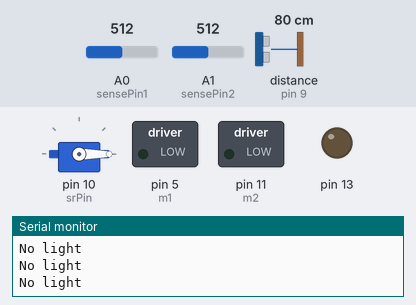
A sketch run on a simulated Arduino Uno, built with avr-gcc and run on an emulated ATmega328P. Parts: servo, switched loads named in the sketch (green lamp = pin HIGH), output pins drawn as LEDs (lit = HIGH), the last lines printed to the serial monitor. Inputs (shaded band) come from the test bench; at power-on: A0 (sensePin1) = 512, A1 (sensePin2) = 512, distance to the obstacle (sensor on pin 9) 80 cm. The echo pulse lasts 58.3 µs per cm.

Above: at 1.4 s.
1.5 s: A0 (sensePin1) set to 536
3.1 s: A0 (sensePin1) set to 562
At 4.1 s:
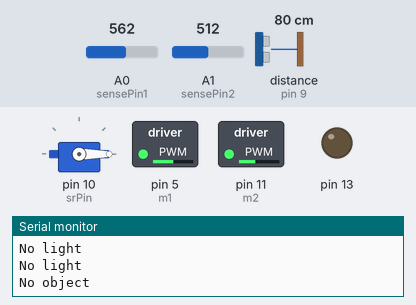
6.3 s: A1 (sensePin2) set to 716
At 7.1 s:
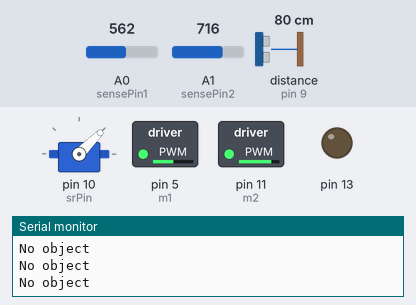
9.5 s: distance to the obstacle (sensor on pin 9) set to 17 cm
11.2 s: distance to the obstacle (sensor on pin 9) set to 14 cm
At 12.5 s:
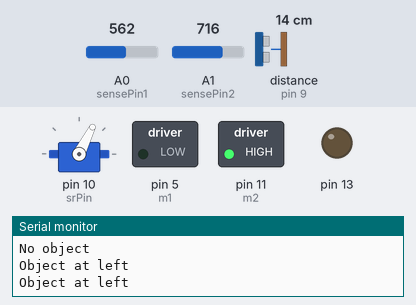
13.1 s: distance to the obstacle (sensor on pin 9) set to 18 cm
At 14.1 s:
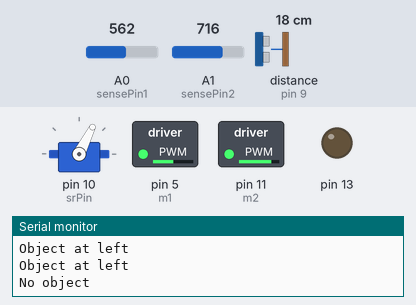
Timing chart, 0 to 17.3 s (numbered marks = the images above; inputs shaded):
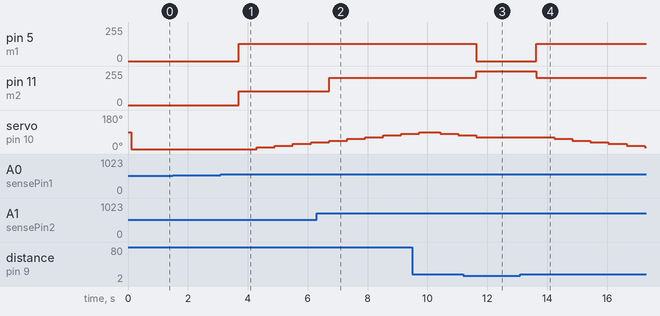

The sketch:

sketch_mar30a.ino
```cpp
#include<Servo.h>
#include<NewPing.h>
//light sensor pins
int sensePin1=0;
int sensePin2=1;
//servo pin
int srPin=10;
//motor pins
int m1=5;
int m2=11;
int i=0;//servo angle control

int val1=0;
int val2=0;
int mspeed1=0;
int mspeed2=0;
NewPing sonar(3,9,15);//(trigPin,echoPin,maxDistInCm)
Servo servo;
//Servo wire facing towards robot and is facing its left
//ultrasonic sensor facing away from robot
void setup() {
  // put your setup code here, to run once:
  pinMode(m1,OUTPUT);
  pinMode(m2,OUTPUT);
  Serial.begin(9600);
  servo.attach(srPin);//connecting servo with object

  pinMode(13,OUTPUT);
  digitalWrite(13,LOW);
}
void loop() {

    val1=analogRead(sensePin1);//value of sensor 1
    delay(50);//giving time to analog reders

    val2=analogRead(sensePin2);//sensor value 2
    delay(50);
    //constraining values
    val1=constrain(val1,320,820);
    val2=constrain(val2,320,820);
    mspeed1=map(val1,300,820,0,255);
    mspeed2=map(val2,300,820,0,255);
    servo.write(i);

    if(mspeed1>120||mspeed2>120)
    {
    int cond=sonar.ping_cm();//object condition
    int prnt=map(i,0,90,0,300);//to print

    while(cond!=0)//when object
    {
      int ang=i;
      if(ang>45)
      {
        digitalWrite(m2,HIGH);
        digitalWrite(m1,LOW);
      }
      else
      {
        digitalWrite(m2,LOW);
         digitalWrite(m1,HIGH);
      }
      cond=sonar.ping_cm();//updating condition of object
      //Serial.println(prnt);//object angle out of 300

      if(i>45)
      {
        Serial.println("Object at left");
      }
      else if(i==45)
      {
        Serial.println("Object at front");
      }
      else
      {
        Serial.println("Object at right");
      }

      delay(500);
    }
    //No object
    Serial.println("No object");
    analogWrite(m1,mspeed1);
    analogWrite(m2,mspeed2);
    if(i==90)
    rev();
    delay(500);//very very important delay!
    i+=9;
    }
    else//no light
    {
     Serial.println("No light");
     delay(500);//very very important delay!
     digitalWrite(m1,LOW);
     digitalWrite(m2,LOW);
    }
}
void rev()
{
  while(i>=0)
  {
    val1=analogRead(sensePin1);//value of sensor 1
    delay(50);//giving time to analog reders

    val2=analogRead(sensePin2);//sensor value 2
    delay(50);
    //constraining values
    val1=constrain(val1,320,820);
    val2=constrain(val2,320,820);
    mspeed1=map(val1,300,820,0,255);
    mspeed2=map(val2,300,820,0,255);
    servo.write(i);

    if(mspeed1>120||mspeed2>120)
    {
      int cond=sonar.ping_cm();
      int prnt=map(i,0,90,0,300);

     while(cond!=0)//when object
     {
      int ang=i;
      if(ang>45)
      {
        digitalWrite(m2,HIGH);
        digitalWrite(m1,LOW);
      }
      else
      {
        digitalWrite(m2,LOW);
         digitalWrite(m1,HIGH);
      }
      cond=sonar.ping_cm();//updating object condition
     //Serial.println(prnt);//object angle out of 300
     if(i>45)
      {
        Serial.println("Object at left");
      }
      else if(i==45)
      {
        Serial.println("Object at front");
      }
      else
      {
        Serial.println("Object at right");
      }

      delay(500);
    }
    //no object
    Serial.println("No object");
    analogWrite(m1,mspeed1);
    analogWrite(m2,mspeed2);
    delay(500);//very very important delay!
    //servo will only update its angle if there is light
    i-=9;
    }
    else//no light
    {
     Serial.println("No light");
     delay(500);//very very important delay!
     digitalWrite(m1,LOW);
     digitalWrite(m2,LOW);
    }
  }

  return;
}
```

Measured:
- the behaviour switches between 546 and 547 on A0 (sensePin1) (found by bisection; images 0 and 1)
- the behaviour switches between 16 and 15 cm on distance to the obstacle (sensor on pin 9) (found by bisection; images 2 and 3)
- after the input at 3.1 s, pin 5 (m1): 0/255 → 128/255 after 0.61 s; pin 11 (m2): 0/255 → 103/255 after 0.61 s; servo on pin 10 (srPin): 0° → 9° after 1.2 s, → 18° 0.60 s later, → 27° 0.60 s later, → 36° 0.60 s later
- after the input at 6.3 s, pin 11 (m2): 103/255 → 204/255 after 0.42 s
- after the input at 11.2 s, pin 5 (m1): 128/255 → 0/255 after 0.43 s; pin 11 (m2): 204/255 → 255/255 after 0.43 s; servo on pin 10 (srPin): goes on until 11.6 s, then stays 63°
- after the input at 13.1 s, pin 5 (m1): 0/255 → 128/255 after 0.54 s; pin 11 (m2): 255/255 → 204/255 after 0.54 s; servo on pin 10 (srPin): moves from 63° to 9° over 3.0 s, starting after 1.1 s
